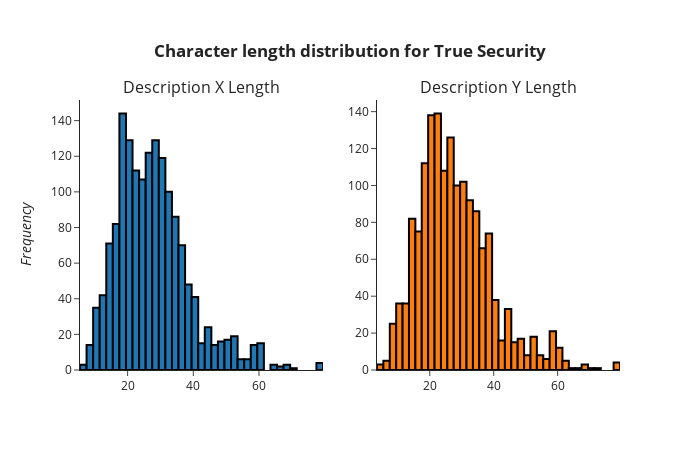

Notebook cell for this chart:
### Markdown cell above
It's a case of imbalanced classes and it will be handled with a model evaluation using F1-Score. I will not use any resampling technique, as random oversampling, SMOTE, etc. <br>
A good insight for this problem is see the distribution of character length of each sentence for the security values, starting with the True values.

### Code cell
data_true = data.query('same_security == True')
histogram_subplot(data_true, data_true, 'len_x', 'len_y', 
                  '<b>Character length distribution for True Security', 
                  'Description X Length', 'Description Y Length')

### Figure 1 — Plotly figure (JSON) as saved in the notebook; plotly's stock layout.template omitted (floating-point values rounded to 4 significant figures; data arrays with more than 128 entries replaced by an {"elided": "..."} marker saying what was removed)
{"data": [{"marker": {"line": {"color": "#000000", "width": 2}}, "showlegend": false, "type": "histogram", "x": {"elided": "1613 int values"}, "xaxis": "x", "yaxis": "y"}, {"marker": {"line": {"color": "#000000", "width": 2}}, "showlegend": false, "type": "histogram", "x": {"elided": "1613 int values"}, "xaxis": "x2", "yaxis": "y2"}], "layout": {"annotations": [{"font": {"size": 16}, "showarrow": false, "text": "Description X Length", "x": 0.225, "xanchor": "center", "xref": "paper", "y": 1, "yanchor": "bottom", "yref": "paper"}, {"font": {"size": 16}, "showarrow": false, "text": "Description Y Length", "x": 0.775, "xanchor": "center", "xref": "paper", "y": 1, "yanchor": "bottom", "yref": "paper"}], "autosize": false, "height": 450, "title": {"text": "<b>Character length distribution for True Security", "x": 0.5, "xanchor": "center", "y": 0.9, "yanchor": "top"}, "width": 700, "xaxis": {"anchor": "y", "autorange": true, "domain": [0, 0.45], "range": [5.5, 79.5], "type": "linear"}, "xaxis2": {"anchor": "y2", "autorange": true, "domain": [0.55, 1], "range": [3.5, 79.5], "type": "linear"}, "yaxis": {"anchor": "x", "automargin": true, "autorange": true, "domain": [0, 1], "range": [0, 151.6], "title": {"text": "<i>Frequency</i>"}}, "yaxis2": {"anchor": "x2", "automargin": true, "autorange": true, "domain": [0, 1], "range": [0, 146.3]}}}
